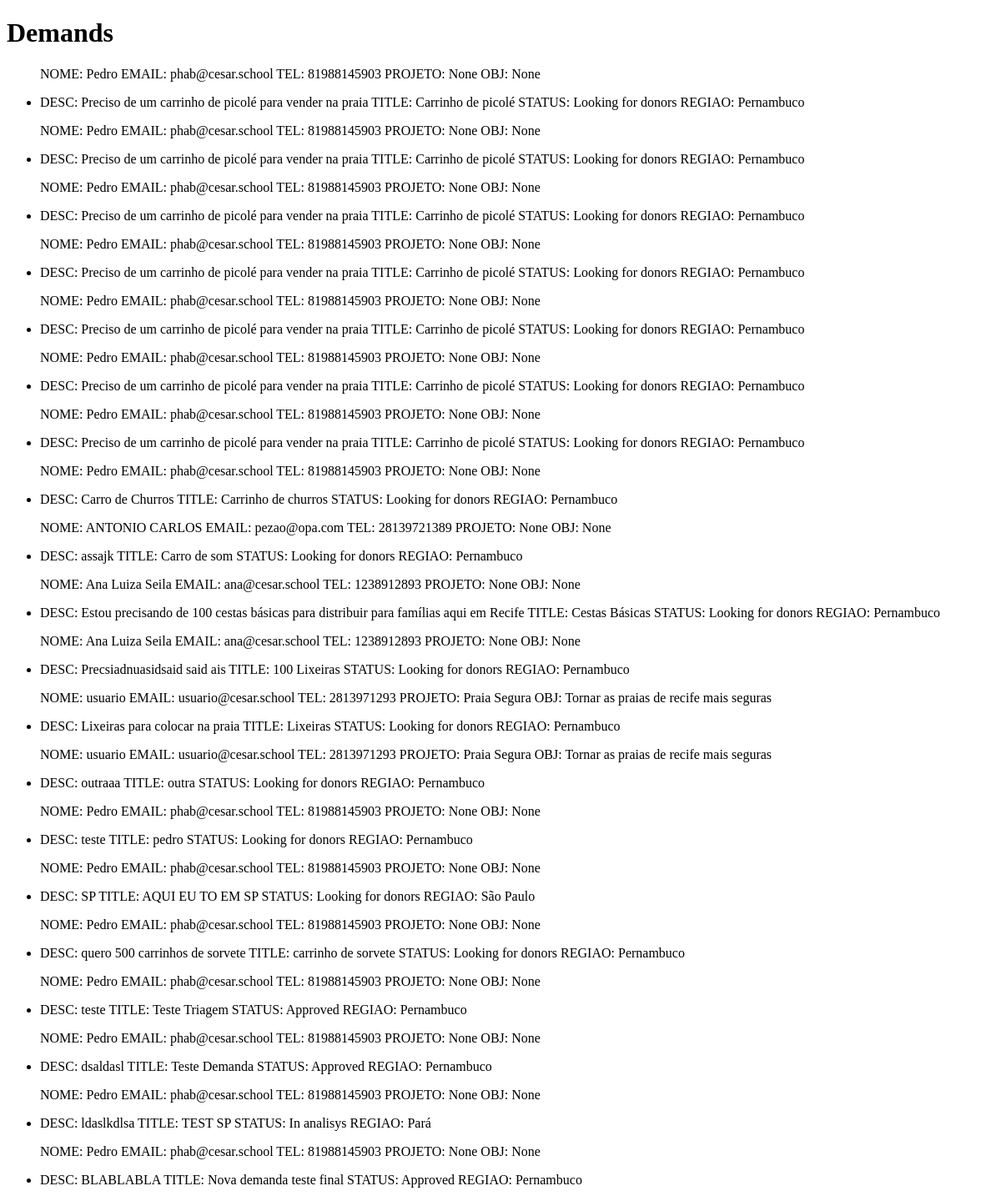
/demands/by-region/ (signed in), run on an earlier commit of the app's database.
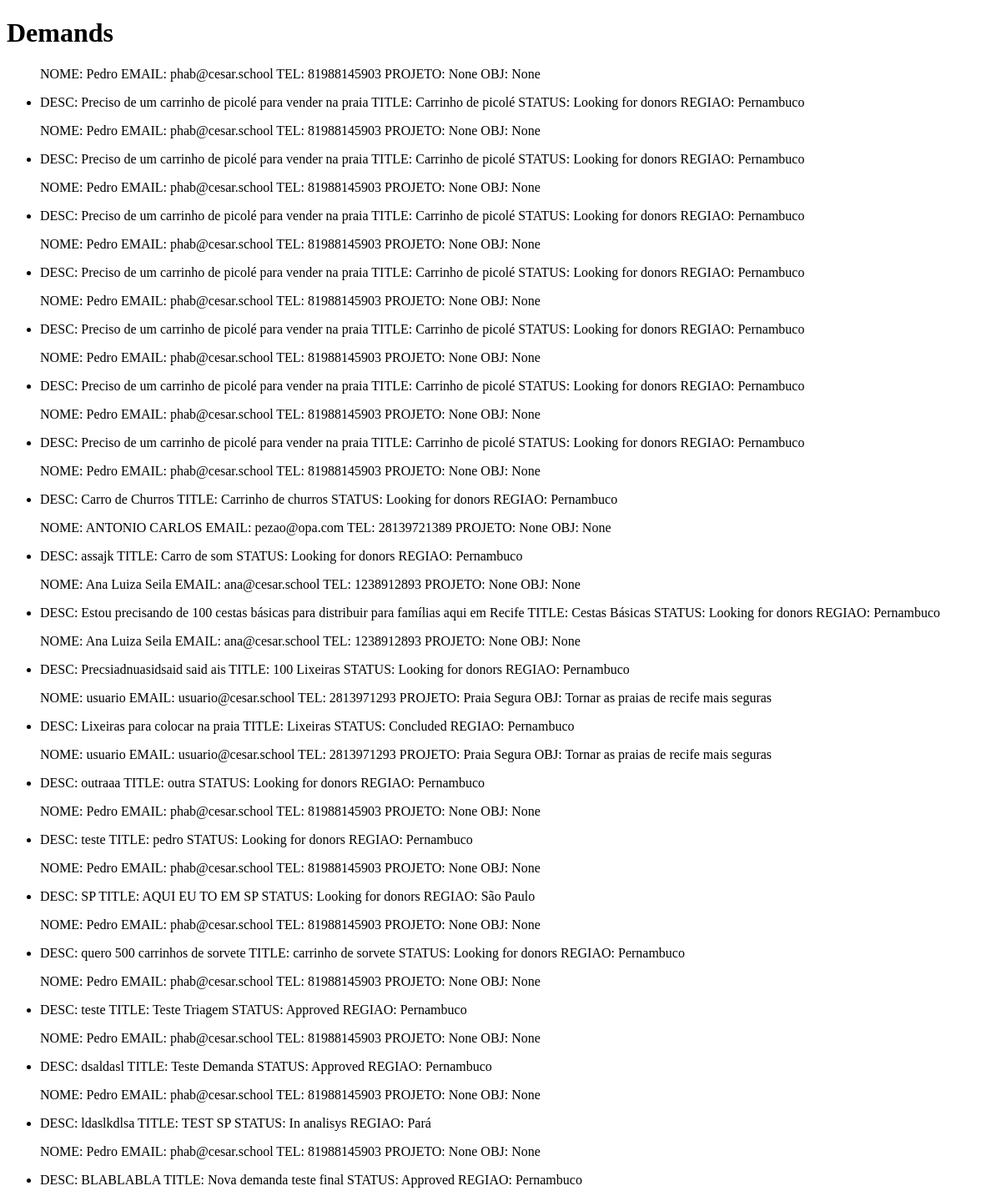
And on a later commit of the database.
### fullapp/models.py (models this page shows, shortened)
class Demand(models.Model):
    user = models.ForeignKey(User, on_delete=models.CASCADE, null=True, blank=True)
    title = models.CharField(max_length=255, null=True, blank=True)
    description = models.CharField(max_length=255, null=True, blank=True)
    status = models.CharField(choices=get_choices(StatusEnum), default=StatusEnum.IN_ANALISYS, max_length=255, null=True, blank=True)
    region = models.CharField(choices=get_choices(RegionEnum), default=RegionEnum.PERNAMBUCO, max_length=255, null=True, blank=True)
    user = models.ForeignKey(User, on_delete=models.CASCADE, null=True, blank=True)
    def __str__(self):
        return self.title

class User(AbstractUser):
    ADMIN = 1
    AMBASSADOR = 2
    USER = 3
    ROLE_CHOICES = (
        (ADMIN, 'Admin'),
        (AMBASSADOR, 'Ambassador'),
        (USER, 'User'),
    )
    role = models.PositiveSmallIntegerField(choices=ROLE_CHOICES, default=USER)
    name = models.CharField(max_length=255, null=True, blank=True)
    phone = models.CharField(max_length=255, null=True, blank=True)
    email = models.CharField(max_length=255, null=True, blank=True)
    password = models.CharField(max_length=255, null=True, blank=True)
    project = models.CharField(max_length=50, null=True, blank=True)
    objective = models.CharField(max_length=255, null=True, blank=True)
    region = models.CharField(choices=get_choices(RegionEnum), default=RegionEnum.PERNAMBUCO, max_length=255, null=True, blank=True)

### fullapp/views.py (the view)
# urls.py: path('demands/by-region/', demands_by_region, name='demands_by_region'),
@login_required
def demands_by_region(request):
    current_user = request.user
    if current_user.role == 1:
        region_demands = Demand.objects.exclude(status__in=[StatusEnum.REJECTED, StatusEnum.DEACTIVATED])
    elif current_user.role == 2:
        region_demands = Demand.objects.filter(region=current_user.region).exclude(status__in=[StatusEnum.REJECTED, StatusEnum.DEACTIVATED, StatusEnum.IN_ANALISYS])
    else:
        return redirect('home')
    return render(request, 'embassor/demands_by_region.html', {'region_demands': region_demands})

### fullapp/templates/embassor/demands_by_region.html (shortened to what this page needs)
<!DOCTYPE html>
<html lang="en">
<head>
</head>
<body>
    <h1>Demands</h1>
    {% if region_demands %}
        <ul>
            {% for demand in region_demands %}
                <p>NOME: {{demand.user.name}} EMAIL: {{demand.user.email}} TEL: {{demand.user.phone}} PROJETO: {{demand.user.project}} OBJ: {{demand.user.objective}}
                <li>DESC: {{demand.description}} TITLE: {{ demand }} STATUS: {{demand.status}} REGIAO: {{ demand.region}}</li>
            {% endfor %}
        </ul>
    {% else %}
        <p>No demands available.</p>
    {% endif %}
</body>
</html>

What changed in the data, as far as the page shows it:
changed Demand "Lixeiras para colocar na praia": status "Looking for donors" → "Concluded"
